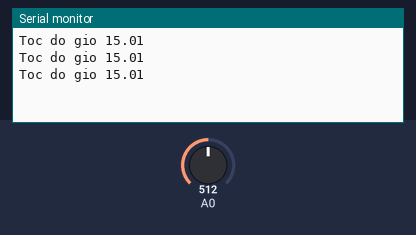
This sketch was run on a simulated Arduino Uno, built with avr-gcc and run on an emulated ATmega328P. Shown: the last lines printed to the serial monitor. The test bench sets the inputs (shaded band); at power-on: A0 = 512.

Above: at 1.3 s.
1.4 s: A0 set to 716
At 1.9 s:
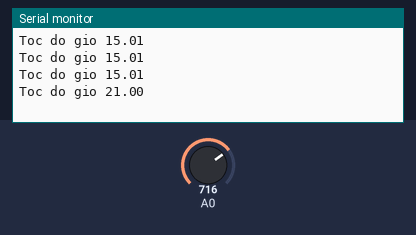
2.9 s: A0 set to 900
At 3.4 s:
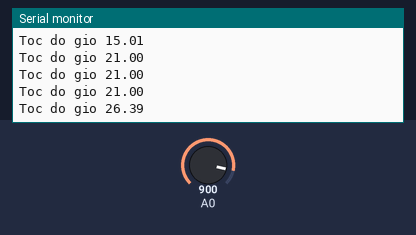
Timing chart, 0 to 5.9 s (numbered marks = the images above; inputs shaded):
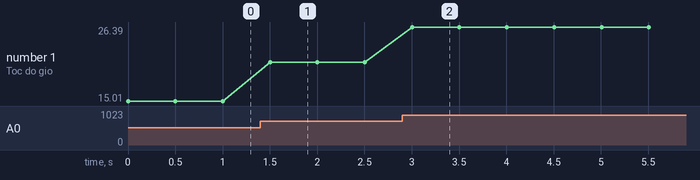

The sketch:

wind.ino
```cpp
void setup() {
  Serial.begin(9600);
}
void loop() {
  int sensorValue = analogRead(A0);
  float outvoltage = sensorValue * (5.0 / 1023.0);
  // Serial.print("Dien ap = ");
  // Serial.print(outvoltage);
  // Serial.println("V");
  float Level = 6 * outvoltage; //The level of wind speed is proportional to the output voltage.
  Serial.print("Toc do gio ");
  Serial.print(Level);
  //   Serial.println(" level now");
  Serial.println();
  delay(500);
}
```

Measured:
- after the input at 1.4 s, the serial monitor: prints a new line after 0.10 s (image 1)
- after the input at 2.9 s, the serial monitor: prints a new line after 0.10 s (image 2)
- plotted number 1: 15.01 → 21 after the input at 1.4 s, 21 → 26.39 after the input at 2.9 s
